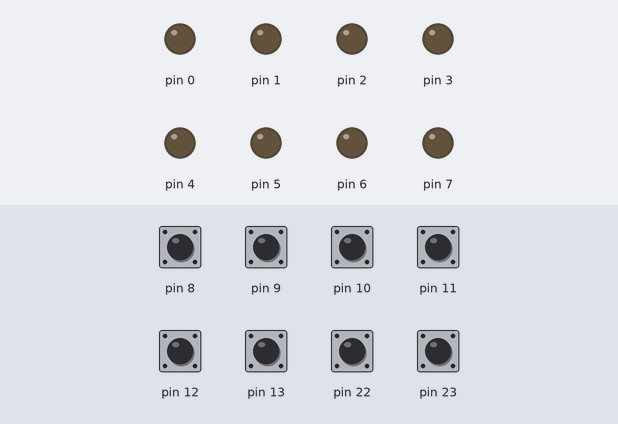
Recording of a sketch running on a simulated Arduino Uno, built with avr-gcc and run on an emulated ATmega328P. Parts: output pins drawn as LEDs (lit = HIGH). Inputs (shaded band) come from the test bench; at power-on: pin 8–13, pin 22, pin 23 HIGH.

Above: at 1.2 s.
1.3 s: pin 8 pulled LOW for 0.15 s
At 2.6 s:
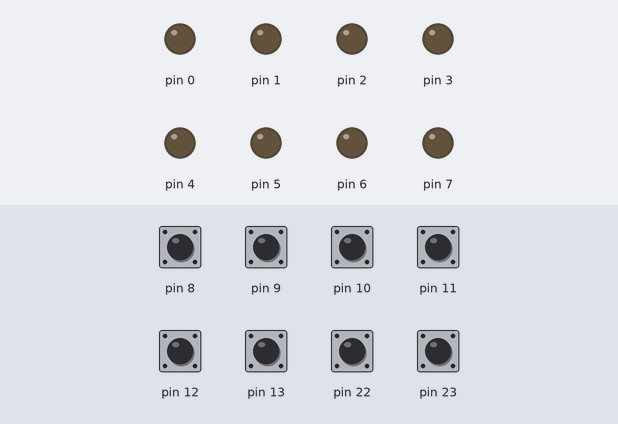
2.9 s: pin 9 pulled LOW for 0.15 s
At 3.06 s:
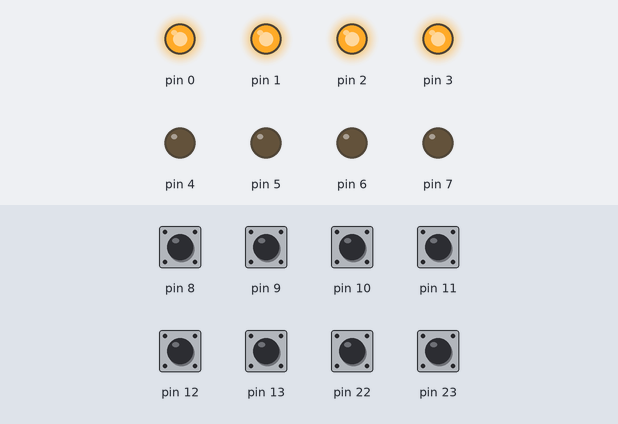
Timing chart, 0 to 5.9 s (numbered marks = the images above; inputs shaded):
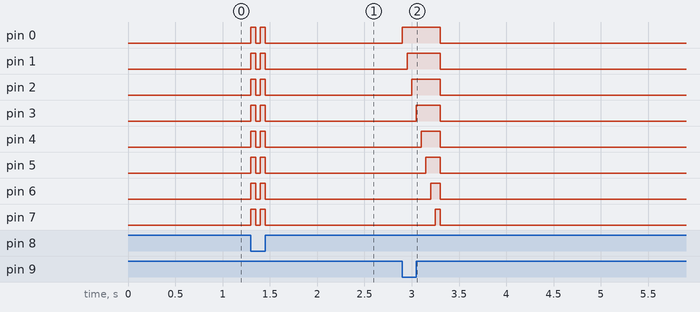

Measured:
- after the input at 1.3 s, pin 0–7: alternates HIGH for 0.05 s and LOW for 0.05 s, 4 changes in all, then stays LOW, starting at once
- after the input at 2.9 s, pin 0: LOW → HIGH at once, → LOW 0.40 s later; pin 1: LOW → HIGH after 0.05 s, → LOW 0.35 s later; pin 2: LOW → HIGH after 0.10 s, → LOW 0.30 s later; pin 3: LOW → HIGH after 0.15 s, → LOW 0.25 s later; pin 4: LOW → HIGH after 0.20 s, → LOW 0.20 s later

The sketch:

1.ino
```cpp
#define Z 50
#define LED PORTD
#define K PORTB

void setup()
{
  DDRB = 0b00000000;  // PB0..PB7 — входы
  DDRD = 0b11111111;  // PD0..PD7 — выходы
  LED = 0b00000000;   // выключаем светодиоды
  K = 0b11111111;     // включаем подтягивающие резисторы на PORTB
}

void loop()
{
  if (PINB == 0b11111110) // нажат PB0
  {
    LED = 0b11111111;
    delay(Z);
    LED = 0b00000000;
    delay(Z);
  }
  else
  {
    LED = 0b00000000;
  }

  if (PINB == 0b11111101) // нажат PB1
  {
    LED = 0b00000001;
    delay(Z);
    LED = 0b00000011;
    delay(Z);
    LED = 0b00000111;
    delay(Z);
    LED = 0b00001111;
    delay(Z);
    LED = 0b00011111;
    delay(Z);
    LED = 0b00111111;
    delay(Z);
    LED = 0b01111111;
    delay(Z);
    LED = 0b11111111;
    delay(Z);
  }
  else
  {
    LED = 0b00000000;
  }
}
```
